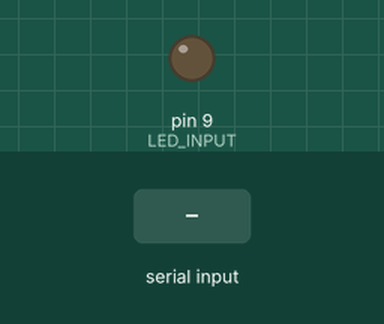
Simulated run of this sketch. Board: Arduino Uno, built with avr-gcc and run on an emulated ATmega328P. On the bench: output pins drawn as LEDs (lit = HIGH). Inputs (shaded band) come from the test bench.

Above: at 1.2 s.
1.3 s: "f" received over Serial
At 1.9 s:
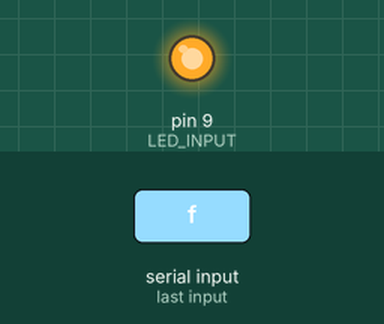
2.8 s: "b" received over Serial
At 3.1 s:
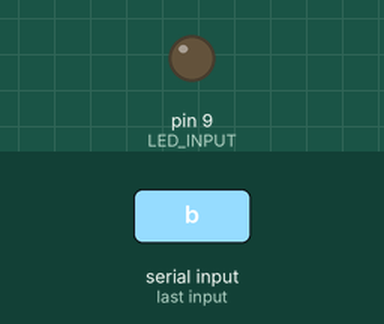
Timing chart, 0 to 5.8 s (numbered marks = the images above; inputs shaded):
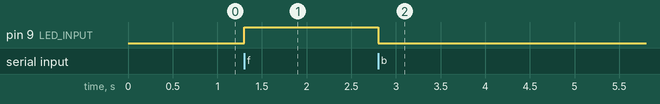

Measured:
- after the input at 1.3 s, pin 9 (LED_INPUT): LOW → HIGH at once
- after the input at 2.8 s, pin 9 (LED_INPUT): HIGH → LOW at once

The sketch:

LED_ON_OFF.ino
```cpp
int LED_INPUT = 9; // Initializing pin number

void setup() //The setup function will only run once, after each powerup.It initializes and sets the initial values
{
  Serial.begin(9600);   //Sets the baud for serial data transmission (Bits Per Second)
  pinMode(LED_INPUT,OUTPUT); //Specify behaviour of pin to work either as an input or an output
}

void loop()
{
  char data;  //Recived data will get stored in this variable
  if(Serial.available()) //Here We're checking whether data is available or not
  {
    data=Serial.read(); //Data received
    if(data=='f')//LED ON
    {
      digitalWrite(LED_INPUT,HIGH);  // Write a HIGH or a LOW value to a digital pin
    }
    if(data=='b')//LED OFF
    {
      digitalWrite(LED_INPUT,LOW);
    }
  }
}
```
